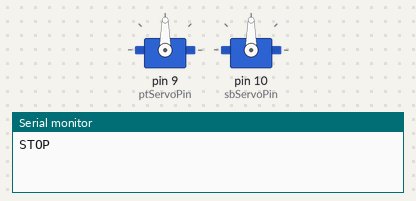
Simulated run of this sketch. Board: Arduino Uno, built with avr-gcc and run on an emulated ATmega328P. Parts: 2 × servo, the last lines printed to the serial monitor.

Above: at 0.05 s.
At 2.0 s:
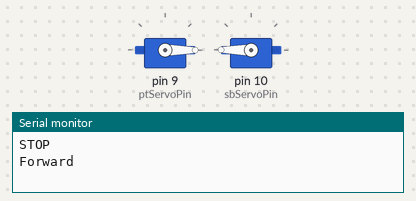
At 4.0 s:
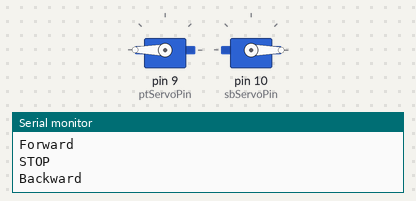
Timing chart, 0 to 5.2 s (numbered marks = the images above):
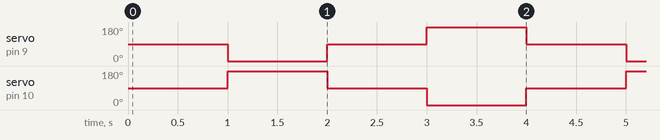

The sketch:

RoboServo1.ino
```cpp
/*
 * RoboServo1
 * Basic servo test for robot
 * Speed control is nonexistant, only small range of settings near
 * 90 deg produce speed variations, so we will treat these servos
 * as having only three states: 0 (full reverse), 90 (full stop),
 * and 180 (full ahead). RPM is still aplicable; we will still need
 * to calculate movement speed and rotation speed
 */

#include <Servo.h>

Servo ptServo;  // pt = port
Servo sbServo;  // sb = starboard

enum DirectionType
{
  STOP,
  FORWARD,
  BACKWARD
};

void connectServos (int ptPin, int sbPin)
{
  ptServo.attach(ptPin);
  sbServo.attach(sbPin);
}

void setServoDirection (DirectionType aDirection)
{
  switch (aDirection)
  {
    case FORWARD:
      // port servo backwards, starboard forwards
      ptServo.write(0);
      sbServo.write(180);
      break;
    case BACKWARD:
      // port servo forwards, starboard backwards
      ptServo.write(180);
      sbServo.write(0);
      break;
    case STOP:
      // Fall through
    default:
      // Stop if bad command, or fallen through
      ptServo.write(90);
      sbServo.write(90);
      break;
  }
}

const unsigned int ptServoPin = 9;      // Motor control board port 2
const unsigned int sbServoPin = 10;     // Motor control board port 1
const float rpm = 55.6;        // ~0.18 sec/60 deg
const float wheelDiaCm = 6.6;  //
const float wheelCircumCm = float(PI * wheelDiaCm);

void setup()
{
  connectServos(ptServoPin, sbServoPin);
  setServoDirection(STOP);
  Serial.begin(115200);
}

void loop()
{
  setServoDirection(STOP);
  Serial.println("STOP");
  delay(1000);
  setServoDirection(FORWARD);
  Serial.println("Forward");
  delay(1000);
  setServoDirection(STOP);
  Serial.println("STOP");
  delay(1000);
  setServoDirection(BACKWARD);
  Serial.println("Backward");
  delay(1000);
}
```

Measured:
- by itself, servo on pin 9 (ptServoPin): repeats every 4.0 s: 90° 1.0 s, 180° 1.0 s, 90° 1.0 s, 0° 1.0 s
- by itself, servo on pin 10 (sbServoPin): repeats every 4.0 s: 90° 1.0 s, 0° 1.0 s, 90° 1.0 s, 180° 1.0 s
